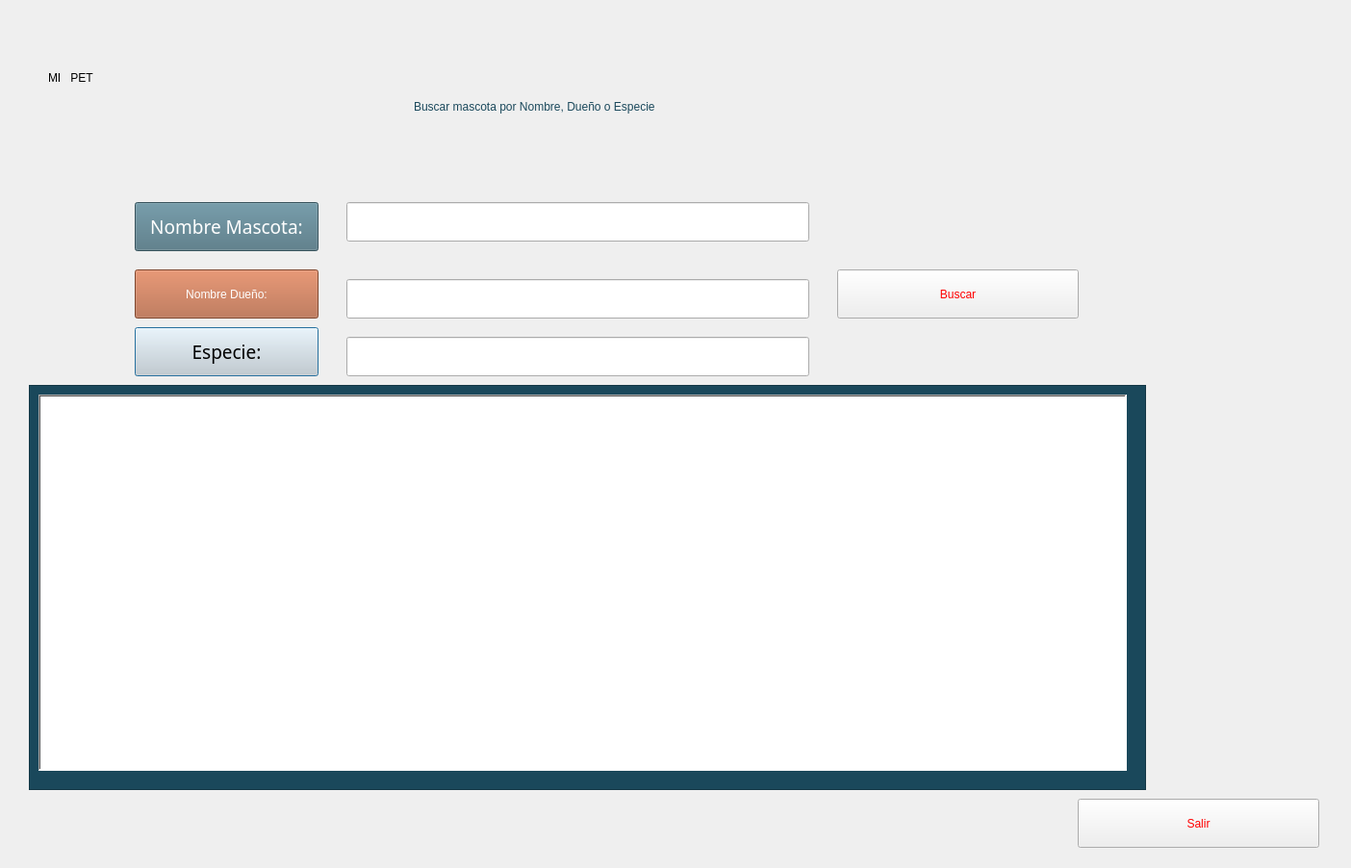
<?xml version="1.0" encoding="UTF-8"?>
<ui version="4.0">
 <class>Dialog</class>
 <widget class="QDialog" name="Dialog">
  <property name="geometry">
   <rect>
    <x>0</x>
    <y>0</y>
    <width>1404</width>
    <height>902</height>
   </rect>
  </property>
  <property name="windowTitle">
   <string>Dialog</string>
  </property>
  <widget class="QPushButton" name="pushButton">
   <property name="geometry">
    <rect>
     <x>140</x>
     <y>210</y>
     <width>191</width>
     <height>51</height>
    </rect>
   </property>
   <property name="font">
    <font>
     <family>Bauhaus 93</family>
     <pointsize>14</pointsize>
     <weight>50</weight>
     <italic>false</italic>
     <bold>false</bold>
    </font>
   </property>
   <property name="styleSheet">
    <string notr="true">background-color: rgb(77, 115, 129);
font: 14pt &quot;Bauhaus 93&quot;;
border-color: rgb(170, 0, 255);
color: rgb(255, 255, 255);</string>
   </property>
   <property name="text">
    <string>Nombre Mascota:</string>
   </property>
   <property name="autoDefault">
    <bool>false</bool>
   </property>
   <property name="default">
    <bool>false</bool>
   </property>
   <property name="flat">
    <bool>false</bool>
   </property>
  </widget>
  <widget class="QPushButton" name="pushButton_2">
   <property name="geometry">
    <rect>
     <x>140</x>
     <y>340</y>
     <width>191</width>
     <height>51</height>
    </rect>
   </property>
   <property name="font">
    <font>
     <family>Bauhaus 93</family>
     <pointsize>14</pointsize>
     <weight>50</weight>
     <italic>false</italic>
     <bold>false</bold>
    </font>
   </property>
   <property name="styleSheet">
    <string notr="true">color: rgb(0, 0, 0);
background-color: rgb(211, 211, 211);
font: 14pt &quot;Bauhaus 93&quot;;
border-color: rgb(170, 0, 255);</string>
   </property>
   <property name="text">
    <string>Especie:</string>
   </property>
  </widget>
  <widget class="QPushButton" name="pushButton_3">
   <property name="geometry">
    <rect>
     <x>140</x>
     <y>280</y>
     <width>191</width>
     <height>51</height>
    </rect>
   </property>
   <property name="styleSheet">
    <string notr="true">font: 14pt &quot;Bauhaus 93&quot;;
border-color: rgb(170, 0, 255);
color: rgb(255, 255, 255);
background-color: rgb(177, 97, 62);</string>
   </property>
   <property name="text">
    <string>Nombre Dueño:</string>
   </property>
  </widget>
  <widget class="QLabel" name="label_4">
   <property name="geometry">
    <rect>
     <x>430</x>
     <y>80</y>
     <width>901</width>
     <height>61</height>
    </rect>
   </property>
   <property name="styleSheet">
    <string notr="true">font: 25pt &quot;Tw Cen MT Condensed Extra Bold&quot;;
color: rgb(26, 72, 91);
</string>
   </property>
   <property name="text">
    <string>Buscar mascota por Nombre, Dueño o Especie</string>
   </property>
  </widget>
  <widget class="QFrame" name="frame">
   <property name="geometry">
    <rect>
     <x>30</x>
     <y>400</y>
     <width>1161</width>
     <height>421</height>
    </rect>
   </property>
   <property name="styleSheet">
    <string notr="true">background-color: rgb(26, 72, 91);</string>
   </property>
   <property name="frameShape">
    <enum>QFrame::StyledPanel</enum>
   </property>
   <property name="frameShadow">
    <enum>QFrame::Raised</enum>
   </property>
   <widget class="QTableWidget" name="tableWidgetResultados">
    <property name="geometry">
     <rect>
      <x>10</x>
      <y>10</y>
      <width>1131</width>
      <height>391</height>
     </rect>
    </property>
    <property name="autoFillBackground">
     <bool>false</bool>
    </property>
    <property name="styleSheet">
     <string notr="true">background-color: rgb(255, 255, 255);
border-bottom-color: rgb(0, 0, 0);
border-color: rgb(0, 0, 0);
color: rgb(0, 0, 0);
font: 12pt &quot;Segoe MDL2 Assets&quot;;</string>
    </property>
    <property name="frameShape">
     <enum>QFrame::WinPanel</enum>
    </property>
    <property name="lineWidth">
     <number>8</number>
    </property>
    <property name="midLineWidth">
     <number>4</number>
    </property>
    <property name="alternatingRowColors">
     <bool>false</bool>
    </property>
    <property name="wordWrap">
     <bool>true</bool>
    </property>
   </widget>
  </widget>
  <widget class="QLabel" name="label">
   <property name="geometry">
    <rect>
     <x>50</x>
     <y>30</y>
     <width>411</width>
     <height>101</height>
    </rect>
   </property>
   <property name="styleSheet">
    <string notr="true">color: rgb(0, 0, 0);
font: 38pt &quot;Showcard Gothic&quot;;</string>
   </property>
   <property name="text">
    <string>MI   PET</string>
   </property>
  </widget>
  <widget class="QPushButton" name="pushButton_4">
   <property name="geometry">
    <rect>
     <x>1120</x>
     <y>830</y>
     <width>251</width>
     <height>51</height>
    </rect>
   </property>
   <property name="styleSheet">
    <string notr="true">font: 16pt &quot;MS Shell Dlg 2&quot;;
color: red;</string>
   </property>
   <property name="text">
    <string>Salir</string>
   </property>
  </widget>
  <widget class="QLineEdit" name="lineEditNombreMascota">
   <property name="geometry">
    <rect>
     <x>360</x>
     <y>210</y>
     <width>481</width>
     <height>41</height>
    </rect>
   </property>
   <property name="styleSheet">
    <string notr="true">font: 14pt &quot;MS Shell Dlg 2&quot;;</string>
   </property>
  </widget>
  <widget class="QLineEdit" name="lineEditNombreDueno">
   <property name="geometry">
    <rect>
     <x>360</x>
     <y>290</y>
     <width>481</width>
     <height>41</height>
    </rect>
   </property>
   <property name="styleSheet">
    <string notr="true">font: 14pt &quot;MS Shell Dlg 2&quot;;</string>
   </property>
  </widget>
  <widget class="QLineEdit" name="lineEditEspecie">
   <property name="geometry">
    <rect>
     <x>360</x>
     <y>350</y>
     <width>481</width>
     <height>41</height>
    </rect>
   </property>
   <property name="styleSheet">
    <string notr="true">font: 14pt &quot;MS Shell Dlg 2&quot;;</string>
   </property>
  </widget>
  <widget class="QPushButton" name="pushButtonBuscar">
   <property name="geometry">
    <rect>
     <x>870</x>
     <y>280</y>
     <width>251</width>
     <height>51</height>
    </rect>
   </property>
   <property name="styleSheet">
    <string notr="true">font: 16pt &quot;MS Shell Dlg 2&quot;;
color: red;</string>
   </property>
   <property name="text">
    <string>Buscar</string>
   </property>
  </widget>
 </widget>
 <resources/>
 <connections/>
</ui>
